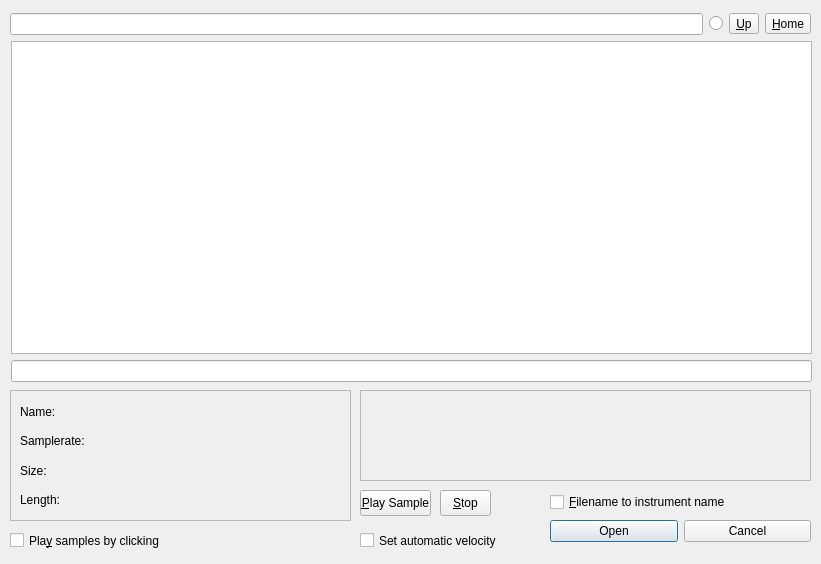
<?xml version="1.0" encoding="UTF-8"?>
<ui version="4.0">
 <class>AudioFileBrowser_UI</class>
 <widget class="QDialog" name="AudioFileBrowser_UI">
  <property name="geometry">
   <rect>
    <x>0</x>
    <y>0</y>
    <width>821</width>
    <height>564</height>
   </rect>
  </property>
  <property name="windowTitle">
   <string>Dialog</string>
  </property>
  <widget class="QFrame" name="waveformview">
   <property name="geometry">
    <rect>
     <x>360</x>
     <y>390</y>
     <width>451</width>
     <height>91</height>
    </rect>
   </property>
   <property name="frameShape">
    <enum>QFrame::StyledPanel</enum>
   </property>
   <property name="frameShadow">
    <enum>QFrame::Raised</enum>
   </property>
  </widget>
  <widget class="QFrame" name="infoframe">
   <property name="geometry">
    <rect>
     <x>10</x>
     <y>390</y>
     <width>341</width>
     <height>131</height>
    </rect>
   </property>
   <property name="frameShape">
    <enum>QFrame::StyledPanel</enum>
   </property>
   <property name="frameShadow">
    <enum>QFrame::Raised</enum>
   </property>
   <widget class="QWidget" name="layoutWidget">
    <property name="geometry">
     <rect>
      <x>10</x>
      <y>10</y>
      <width>321</width>
      <height>111</height>
     </rect>
    </property>
    <layout class="QVBoxLayout" name="verticalLayout_3">
     <item>
      <widget class="QLabel" name="m_pNameLabel">
       <property name="text">
        <string>Name:</string>
       </property>
      </widget>
     </item>
     <item>
      <widget class="QLabel" name="m_pSamplerateLable">
       <property name="text">
        <string>Samplerate:</string>
       </property>
      </widget>
     </item>
     <item>
      <widget class="QLabel" name="m_pNBytesLable">
       <property name="text">
        <string>Size:</string>
       </property>
      </widget>
     </item>
     <item>
      <widget class="QLabel" name="m_pLengthLable">
       <property name="text">
        <string>Length:</string>
       </property>
      </widget>
     </item>
    </layout>
   </widget>
  </widget>
  <widget class="QCheckBox" name="playSamplescheckBox">
   <property name="geometry">
    <rect>
     <x>10</x>
     <y>530</y>
     <width>216</width>
     <height>21</height>
    </rect>
   </property>
   <property name="text">
    <string>Pla&amp;y samples by clicking</string>
   </property>
  </widget>
  <widget class="QWidget" name="layoutWidget2">
   <property name="geometry">
    <rect>
     <x>10</x>
     <y>10</y>
     <width>801</width>
     <height>28</height>
    </rect>
   </property>
   <layout class="QHBoxLayout" name="horizontalLayout">
    <item>
     <widget class="QLineEdit" name="pathLineEdit"/>
    </item>
    <item>
     <widget class="QRadioButton" name="hiddenCB">
      <property name="toolTip">
       <string>View hidden folders</string>
      </property>
      <property name="text">
       <string/>
      </property>
     </widget>
    </item>
    <item>
     <widget class="QToolButton" name="m_pPathUptoolButton">
      <property name="toolTip">
       <string/>
      </property>
      <property name="text">
       <string>&amp;Up</string>
      </property>
     </widget>
    </item>
    <item>
     <widget class="QToolButton" name="m_pPathHometoolButton">
      <property name="toolTip">
       <string/>
      </property>
      <property name="text">
       <string>&amp;Home</string>
      </property>
     </widget>
    </item>
   </layout>
  </widget>
  <widget class="QToolButton" name="m_pPlayBtn">
   <property name="geometry">
    <rect>
     <x>360</x>
     <y>490</y>
     <width>71</width>
     <height>26</height>
    </rect>
   </property>
   <property name="text">
    <string>&amp;Play Sample</string>
   </property>
  </widget>
  <widget class="QWidget" name="layoutWidget3">
   <property name="geometry">
    <rect>
     <x>11</x>
     <y>41</y>
     <width>801</width>
     <height>341</height>
    </rect>
   </property>
   <layout class="QVBoxLayout" name="verticalLayout">
    <item>
     <widget class="QTreeView" name="treeView"/>
    </item>
    <item>
     <layout class="QHBoxLayout" name="horizontalLayout_2">
      <item>
       <widget class="QLineEdit" name="filelineedit"/>
      </item>
     </layout>
    </item>
   </layout>
  </widget>
  <widget class="QWidget" name="layoutWidget4">
   <property name="geometry">
    <rect>
     <x>550</x>
     <y>490</y>
     <width>261</width>
     <height>56</height>
    </rect>
   </property>
   <layout class="QVBoxLayout" name="verticalLayout_2">
    <item>
     <widget class="QCheckBox" name="useNameCheckBox">
      <property name="text">
       <string>&amp;Filename to instrument name</string>
      </property>
     </widget>
    </item>
    <item>
     <layout class="QHBoxLayout" name="horizontalLayout_3">
      <item>
       <widget class="QPushButton" name="openBTN">
        <property name="text">
         <string>Open</string>
        </property>
       </widget>
      </item>
      <item>
       <widget class="QPushButton" name="cancelBTN">
        <property name="text">
         <string>Cancel</string>
        </property>
       </widget>
      </item>
     </layout>
    </item>
   </layout>
  </widget>
  <widget class="QToolButton" name="m_pStopBtn">
   <property name="geometry">
    <rect>
     <x>440</x>
     <y>490</y>
     <width>51</width>
     <height>26</height>
    </rect>
   </property>
   <property name="text">
    <string>&amp;Stop</string>
   </property>
  </widget>
  <widget class="QCheckBox" name="autoVelCheckBox">
   <property name="geometry">
    <rect>
     <x>360</x>
     <y>530</y>
     <width>171</width>
     <height>21</height>
    </rect>
   </property>
   <property name="toolTip">
    <string>Be careful, this change all Layer velocity settings </string>
   </property>
   <property name="text">
    <string>Set automatic velocity</string>
   </property>
  </widget>
 </widget>
 <tabstops>
  <tabstop>pathLineEdit</tabstop>
  <tabstop>hiddenCB</tabstop>
  <tabstop>m_pPathUptoolButton</tabstop>
  <tabstop>m_pPathHometoolButton</tabstop>
  <tabstop>treeView</tabstop>
  <tabstop>filelineedit</tabstop>
  <tabstop>m_pPlayBtn</tabstop>
  <tabstop>m_pStopBtn</tabstop>
  <tabstop>useNameCheckBox</tabstop>
  <tabstop>playSamplescheckBox</tabstop>
  <tabstop>autoVelCheckBox</tabstop>
  <tabstop>openBTN</tabstop>
  <tabstop>cancelBTN</tabstop>
 </tabstops>
 <resources/>
 <connections/>
</ui>
